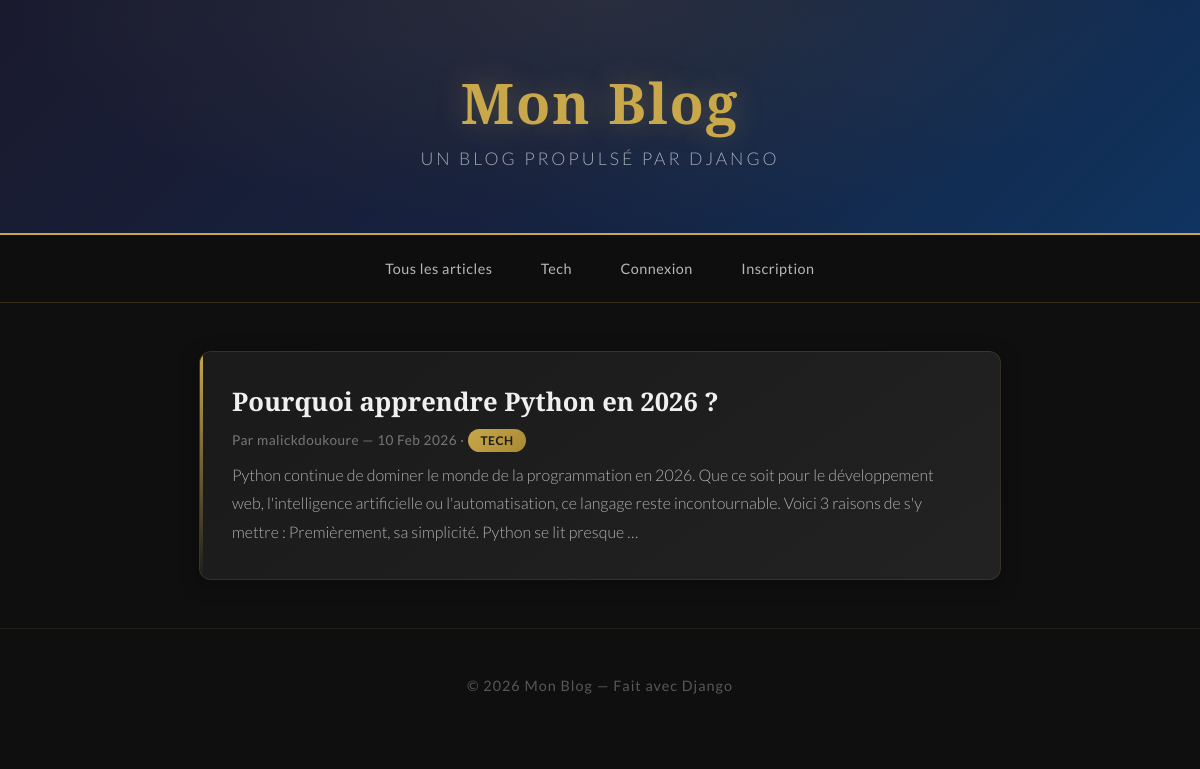
Before: / with the older database file.
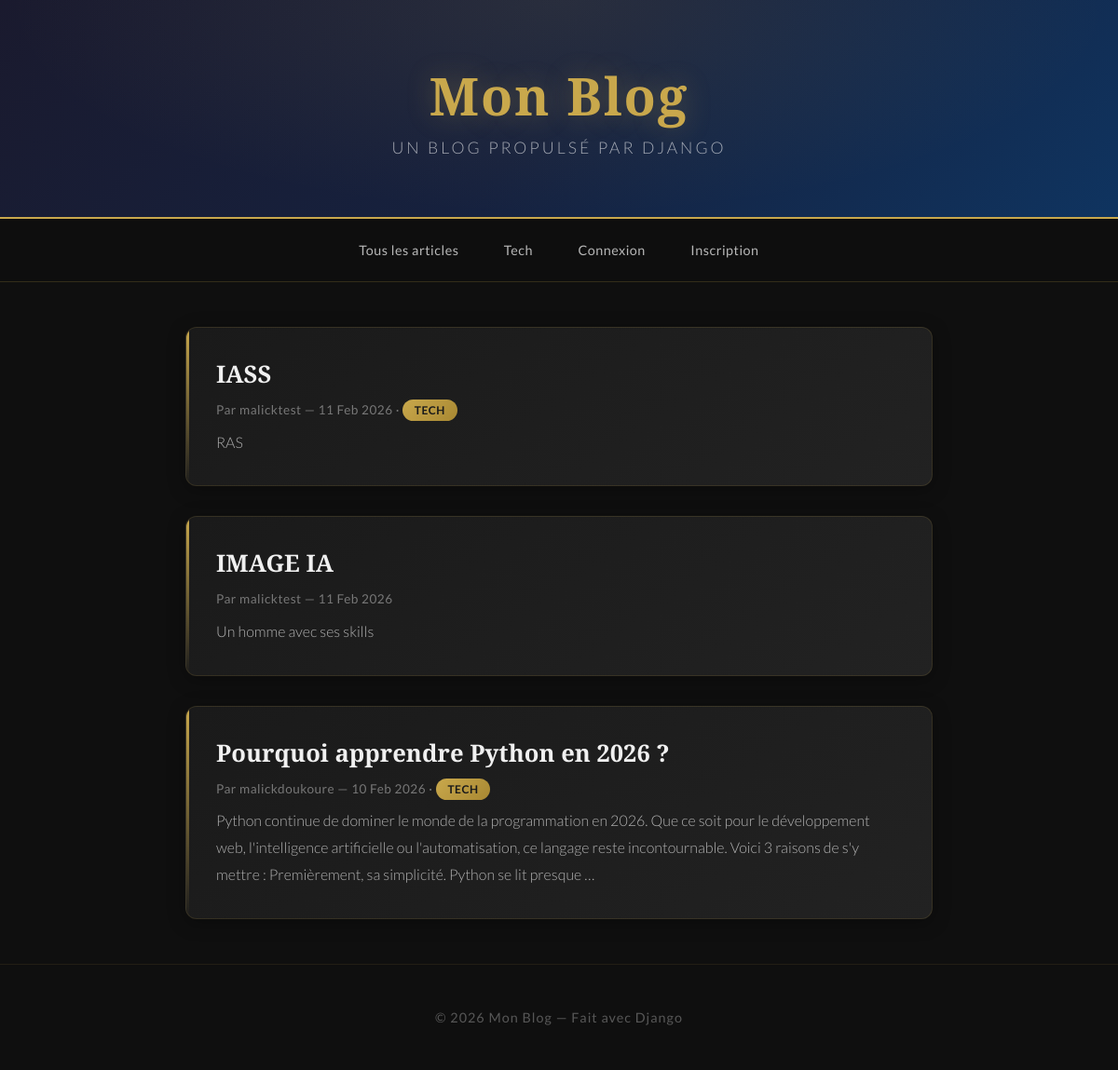
After: the same page with the newer database file.
### blog/models.py (models this page shows, shortened)
class Category(models.Model):
    name = models.CharField(max_length=100)
    def __str__(self):
        return self.name
    class Meta:
        verbose_name_plural = "categories"

class Article(models.Model):
    title = models.CharField(max_length=200)
    content = models.TextField()
    image = models.ImageField(upload_to='articles/', blank=True, null=True)
    author = models.ForeignKey(User, on_delete=models.CASCADE)
    category = models.ForeignKey(Category, on_delete=models.SET_NULL, null=True, blank=True)
    likes = models.ManyToManyField(User, related_name='liked_articles', blank=True)
    created_at = models.DateTimeField(auto_now_add=True)
    updated_at = models.DateTimeField(auto_now=True)
    class Meta:
        ordering = ['-created_at']

### blog/views.py (the view)
# urls.py: path('', views.article_list, name='article_list'),
def article_list(request):
    articles = Article.objects.all()
    categories = Category.objects.all()
    return render(request, 'blog/article_list.html', {
        'articles': articles,
        'categories': categories,
    })

### blog/templates/blog/article_list.html (shortened to what this page needs)
{% extends 'blog/base.html' %}
{% block content %}
    {% for article in articles %}
        <div class="article-card">
            <h2><a href="{% url 'article_detail' article.pk %}">{{ article.title }}</a></h2>
            <p class="article-meta">
                Par {{ article.author }} — {{ article.created_at|date:"d M Y" }}
                {% if article.category %}
                    · <a href="{% url 'category_articles' article.category.pk %}" class="category-tag">{{ article.category }}</a>
                {% endif %}
            </p>
            <p class="article-excerpt">{{ article.content|truncatewords:40 }}</p>
        </div>
    {% empty %}
        <p>Aucun article pour le moment.</p>
    {% endfor %}
{% endblock %}

### blog/templates/blog/base.html (shortened to what this page needs)
{% load static %}
<!DOCTYPE html>
<html lang="fr">
<head>
    <link rel="stylesheet" href="{% static 'blog/css/style.css' %}">
</head>
<body>
    <header>
        <h1><a href="{% url 'article_list' %}">Mon Blog</a></h1>
        <p>Un blog propulsé par Django</p>
    </header>
    <nav>
        <a href="{% url 'article_list' %}">Tous les articles</a>
        {% for cat in categories %}
            <a href="{% url 'category_articles' cat.pk %}">{{ cat.name }}</a>
        {% endfor %}
        {% if user.is_authenticated %}
            <a href="{% url 'article_create' %}">Écrire un article</a>
            <form method="post" action="{% url 'logout' %}" style="display: inline;">
                {% csrf_token %}
                <button type="submit" class="nav-logout">Déconnexion ({{ user.username }})</button>
            </form>
        {% else %}
            <a href="{% url 'login' %}">Connexion</a>
            <a href="{% url 'register' %}">Inscription</a>
        {% endif %}
    </nav>
    <div class="container">
        {% block content %}{% endblock %}
    </div>
    <footer>
        <p>© 2026 Mon Blog — Fait avec Django</p>
    </footer>
</body>
</html>

### blog/static/blog/css/style.css (style rules this page uses)
* { margin: 0; padding: 0; box-sizing: border-box; }
body { font-family: 'Lato', sans-serif; background: #0f0f0f; color: #e0e0e0; min-height: 100vh; }
header { background: linear-gradient(135deg, #1a1a2e 0%, #16213e 50%, #0f3460 100%); color: white; padding: 4rem 2rem; text-align: center; border-bottom: 2px solid #c9a84c; position: relative; overflow: hidden; }
header::before { content: ''; position: absolute; top: 0; left: 0; right: 0; bottom: 0; background: radial-gradient(ellipse at top, rgba(201, 168, 76, 0.1) 0%, transparent 70%); }
header h1 { font-family: 'Playfair Display', serif; font-size: 3.5rem; font-weight: 900; margin-bottom: 0.5rem; letter-spacing: 2px; position: relative; }
header h1 a { color: #c9a84c; text-decoration: none; text-shadow: 0 0 30px rgba(201, 168, 76, 0.3); transition: text-shadow 0.3s ease; }
header p { font-size: 1.1rem; color: rgba(255, 255, 255, 0.6); font-weight: 300; letter-spacing: 3px; text-transform: uppercase; position: relative; }
nav { background: rgba(15, 15, 15, 0.95); padding: 1rem 2rem; display: flex; gap: 0.5rem; flex-wrap: wrap; justify-content: center; align-items: center; border-bottom: 1px solid rgba(201, 168, 76, 0.2); backdrop-filter: blur(10px); }
nav a { color: rgba(255, 255, 255, 0.7); text-decoration: none; padding: 0.5rem 1.2rem; border-radius: 25px; font-size: 0.9rem; letter-spacing: 0.5px; transition: all 0.3s ease; border: 1px solid transparent; }
.container { max-width: 850px; margin: 3rem auto; padding: 0 1.5rem; }
.article-card { background: linear-gradient(145deg, #1a1a1a, #222222); padding: 2rem; margin-bottom: 2rem; border-radius: 12px; border: 1px solid rgba(201, 168, 76, 0.15); box-shadow: 0 4px 20px rgba(0, 0, 0, 0.3); transition: all 0.4s ease; position: relative; overflow: hidden; }
.article-card::before { content: ''; position: absolute; top: 0; left: 0; width: 3px; height: 100%; background: linear-gradient(to bottom, #c9a84c, transparent); }
.article-card h2 { font-family: 'Playfair Display', serif; font-size: 1.6rem; margin-bottom: 0.5rem; }
.article-card h2 a { color: #f0f0f0; text-decoration: none; transition: color 0.3s ease; }
.article-meta { color: rgba(255, 255, 255, 0.4); font-size: 0.85rem; margin: 0.8rem 0; letter-spacing: 0.5px; }
.article-excerpt { line-height: 1.8; color: rgba(255, 255, 255, 0.65); font-weight: 300; }
.category-tag { background: linear-gradient(135deg, #c9a84c, #a88832); color: #1a1a1a; padding: 0.25rem 0.8rem; border-radius: 20px; font-size: 0.75rem; text-decoration: none; font-weight: 700; letter-spacing: 0.5px; text-transform: uppercase; transition: all 0.3s ease; }
footer { text-align: center; padding: 3rem 2rem; color: rgba(255, 255, 255, 0.3); margin-top: 3rem; border-top: 1px solid rgba(201, 168, 76, 0.1); letter-spacing: 1px; font-size: 0.9rem; }

Changed rows visible on the page:
added Article: title "IASS", author "malicktest", created_at "11 Feb 2026", category "TECH", content "RAS"
added Article: title "IMAGE IA", author "malicktest", created_at "11 Feb 2026", content "Un homme avec ses skills"
